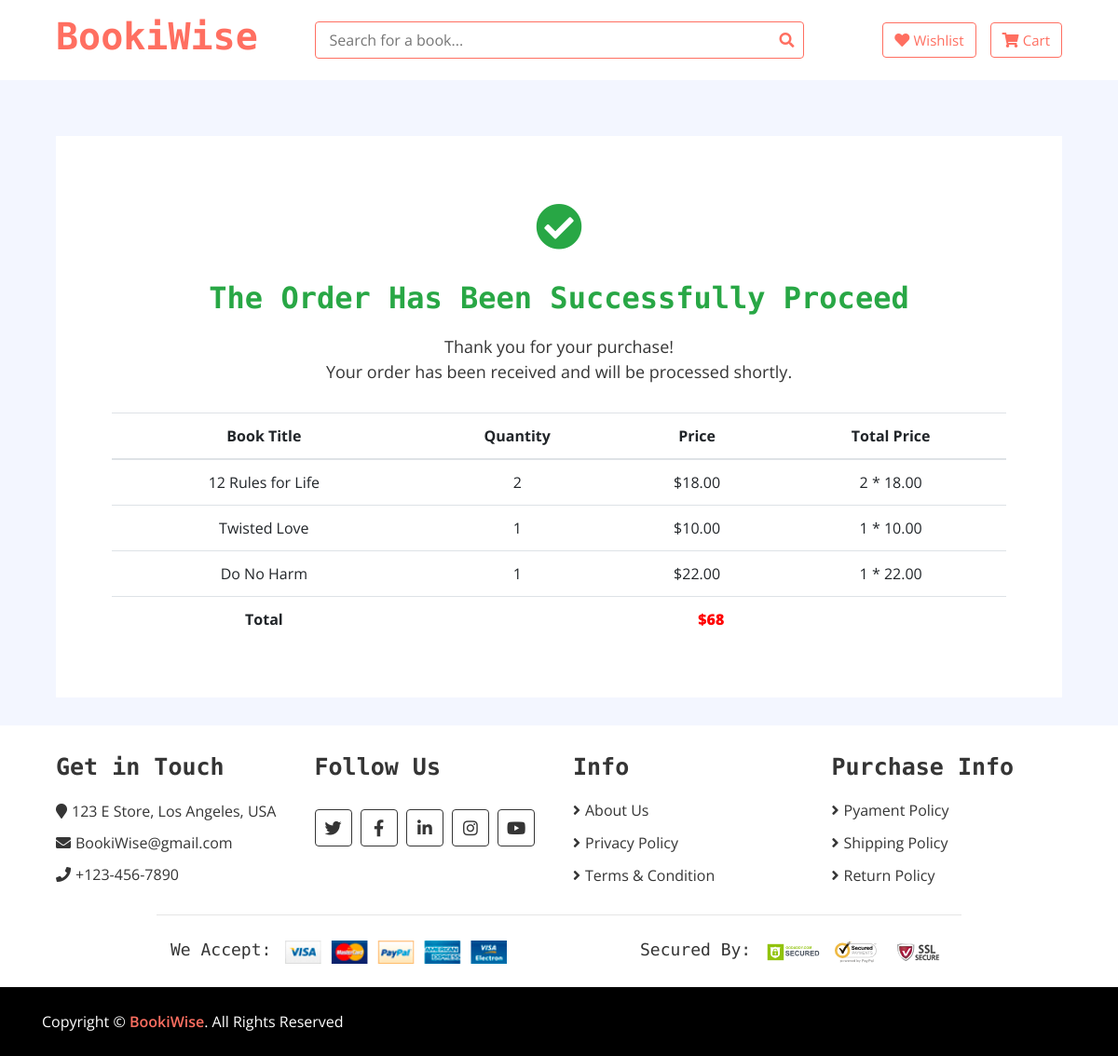
/order_success (signed in), run on the app's committed database.
### BookStore_app/models.py (models this page shows)
class OrderItem(models.Model):
    order = models.ForeignKey(Order, on_delete=models.CASCADE)
    book = models.ForeignKey(Book, on_delete=models.CASCADE)
    price = models.DecimalField(max_digits=10, decimal_places=2)
    quantity = models.PositiveIntegerField(default=1)

class Book(models.Model):
	author = models.ForeignKey(Author, on_delete = models.CASCADE) # one to many relationship
	category = models.ForeignKey(Category, on_delete=models.CASCADE, related_name='books') # one to many relationship
	title = models.CharField(max_length = 100)
	price = models.IntegerField()
	bookpage = models.FileField(upload_to = "files/bookpage/")
	created_at = models.DateTimeField(auto_now_add=True)
	updated_at = models.DateTimeField(auto_now=True)
	total_rating = models.IntegerField(default=0)
	description = models.TextField()

### BookStore_app/views.py (the view)
# urls.py: path('order_success', views.order_success),
def order_success(request):
    user = User.objects.get(id=request.session['id'])
    recent_order = Order.objects.filter(customer=user).latest('created_at')
    order_items = OrderItem.objects.filter(order=recent_order)
    total_price = 0
    for item in order_items:
        total_price += item.book.price * item.quantity
    context = {
    'order_items': order_items,
    'total_price': total_price
    }
    return render(request, 'order_success.html', context)

### templates/order_success.html (shortened to what this page needs)
{% load static %}
<!DOCTYPE html>
<html lang="en">
    <head>
        <link href="https://stackpath.bootstrapcdn.com/bootstrap/4.4.1/css/bootstrap.min.css" rel="stylesheet">
        <link href="https://cdnjs.cloudflare.com/ajax/libs/font-awesome/5.10.0/css/all.min.css" rel="stylesheet">
        <link href="lib/slick/slick.css" rel="stylesheet">
        <link href="lib/slick/slick-theme.css" rel="stylesheet">
        <link href="css/style.css" rel="stylesheet">
    </head>
    <body>
        <div class="bottom-bar">
            <div class="container-fluid">
                <div class="row align-items-center">
                    <div class="col-md-3">
                        <div class="logo">
                            <a href="/home">
                                <h1>BookiWise</h1>
                            </a>
                        </div>
                    </div>
                    <div class="col-md-6">
                        <div class="search">
                            <form method="get" action="/search">
                                <input type="text" name="q" placeholder="Search for a book...">
                                <button type="submit"><i class="fa fa-search"></i></button>
                            </form>
                        </div>
                    </div>
                    <div class="col-md-3">
                        <div class="user">
                            <a href="/wishlist" class="btn wishlist">
                                <i class="fa fa-heart"></i>
                                <span> Wishlist</span>
                            </a>
                            <a href="/cart" class="btn cart">
                                <i class="fa fa-shopping-cart"></i>
                                <span> Cart</span>
                            </a>
                        </div>
                    </div>
                </div>
            </div>
        </div>
        <div class="my-account">
            <div class="container-fluid">
                <div class="row">
                    <div class="col-md-12">
                        <div class="tab-content">
                            <div class="tab-pane fade show active" id="dashboard-tab" role="tabpanel" aria-labelledby="dashboard-nav">
                                <div class="success-container">
                                    <div class="success-icon">
                                        <i class="fas fa-check-circle"></i>
                                    </div>
                                    <h1 class="success-title">The Order Has Been Successfully Proceed</h1>
                                    <p class="success-message">Thank you for your purchase! <br> Your order has been received and will be processed shortly.</p>
                                    <table class="table">
                                        <thead>
                                            <tr>
                                                <th scope="col">Book Title</th>
                                                <th scope="col">Quantity</th>
                                                <th scope="col">Price</th>
                                                <th scope="col">Total Price</th>
                                            </tr>
                                            </thead>
                                            <tbody>
                                            {% for item in order_items %}
                                            <tr>
                                                <td>{{ item.book.title }}</td>
                                                <td>{{ item.quantity }}</td>
                                                <td>${{ item.price }}</td>
                                                <td>{{ item.quantity}} * {{item.price }}</td>
                                            </tr>
                                            {% endfor %}
                                            <tr>
                                                <th >Total</th>
                                                <td colspan="3" style="color: red;font-weight: 900;">${{ total_price }}</td>
                                            </tr>
                                            </tbody>
                                    </table>
                                </div>
                            </div>
                        </div>
                    </div>
                </div>
            </div>
        </div>
        <div class="footer">
            <div class="container-fluid">
                <div class="row">
                    <div class="col-lg-3 col-md-6">
                        <div class="footer-widget">
                            <h2>Get in Touch</h2>
                            <div class="contact-info">
                                <p><i class="fa fa-map-marker"></i>123 E Store, Los Angeles, USA</p>
                                <p><i class="fa fa-envelope"></i>BookiWise@gmail.com</p>
                                <p><i class="fa fa-phone"></i>+123-456-7890</p>
                            </div>
                        </div>
                    </div>
                    <div class="col-lg-3 col-md-6">
                        <div class="footer-widget">
                            <h2>Follow Us</h2>
                            <div class="contact-info">
                                <div class="social">
                                    <a href=""><i class="fab fa-twitter"></i></a>
                                    <a href=""><i class="fab fa-facebook-f"></i></a>
                                    <a href=""><i class="fab fa-linkedin-in"></i></a>
                                    <a href=""><i class="fab fa-instagram"></i></a>
                                    <a href=""><i class="fab fa-youtube"></i></a>
                                </div>
                            </div>
                        </div>
                    </div>
                    <div class="col-lg-3 col-md-6">
                        <div class="footer-widget">
                            <h2>Info</h2>
                            <ul>
                                <li><a href="#">About Us</a></li>
                                <li><a href="#">Privacy Policy</a></li>
                                <li><a href="#">Terms & Condition</a></li>
                            </ul>
                        </div>
                    </div>
                    <div class="col-lg-3 col-md-6">
                        <div class="footer-widget">
                            <h2>Purchase Info</h2>
                            <ul>
                                <li><a href="#">Pyament Policy</a></li>
                                <li><a href="#">Shipping Policy</a></li>
                                <li><a href="#">Return Policy</a></li>
                            </ul>
                        </div>
                    </div>
                </div>
                <div class="row payment align-items-center">
                    <div class="col-md-6">
                        <div class="payment-method">
                            <h2>We Accept:</h2>
                            <img src="{% static 'img/payment-method.png' %}" alt="Payment Method" />
                        </div>
                    </div>
                    <div class="col-md-6">
                        <div class="payment-security">
                            <h2>Secured By:</h2>
                            <img src="{% static 'img/godaddy.svg' %}" alt="Payment Security" />
                            <img src="{% static 'img/norton.svg' %}" alt="Payment Security" />
                            <img src="{% static 'img/ssl.svg' %}" alt="Payment Security" />
                        </div>
                    </div>
                </div>
            </div>
        </div>
        <div class="footer-bottom">
            <div class="container">
                <div class="row">
                    <div class="col-md-6 copyright">
                        <p>Copyright &copy; <a href="#">BookiWise</a>. All Rights Reserved</p>
                    </div>
                </div>
            </div>
        </div>
    </body>
</html>

### static/css/style.css (style rules this page uses)
body { color: #353535; font-family: 'Open Sans', sans-serif; font-weight: 400; background: #f3f6ff; }
a { color: #FF6F61; }
h1 { font-family: 'Source Code Pro', monospace; font-weight: 900; }
h2 { font-family: 'Source Code Pro', monospace; font-weight: 700; }
@media (min-width: 992px) { .container-fluid { padding-right: 60px; padding-left: 60px; } }
.btn { color: #FF6F61; background: #ffffff; border: 1px solid #FF6F61; }
.bottom-bar { padding: 15px 0; background: #ffffff; margin-bottom: 30px; }
.bottom-bar .logo { text-align: left; overflow: hidden; }
.bottom-bar .search { width: 100%; }
.bottom-bar .search input[type=text] { width: 100%; height: 40px; padding: 0 15px; color: #666666; border: 1px solid #FF6F61; border-radius: 4px; }
.bottom-bar .search button { position: absolute; width: 40px; height: 38px; top: 1px; right: 16px; padding: 0 15px; border: none; background: none; color: #FF6F61; border-radius: 0 2px 2px 0; }
.bottom-bar .user { font-size: 0; text-align: right; }
.bottom-bar .user .wishlist { margin-right: 15px; }
.bottom-bar .user .cart i, .bottom-bar .user .wishlist i { color: #FF6F61; }
.bottom-bar .user .cart span, .bottom-bar .user .wishlist span { color: #FF6F61; font-size: 15px; }
@media (min-width: 768px) { .bottom-bar { max-height: 90px; } }
.my-account { position: relative; padding: 30px 0; }
.my-account .tab-content { padding: 30px; background: #ffffff; }
.my-account .tab-content .table { width: 100%; text-align: center; margin-bottom: 0; }
.my-account .tab-content .table td { vertical-align: middle; }
.footer { position: relative; padding: 30px 0 0 0; background: #ffffff; }
.footer .footer-widget { position: relative; width: 100%; margin-bottom: 30px; }
.footer .footer-widget h2 { font-size: 25px; white-space: nowrap; margin-bottom: 20px; }
.footer .footer-widget ul { margin: 0; padding: 0; list-style: none; }
.footer .footer-widget ul li { margin-bottom: 12px; }
.footer .footer-widget ul li:last-child { margin-bottom: 0; }
.footer .footer-widget ul li a { color: #353535; white-space: nowrap; display: block; line-height: 23px; transition: all .3s; }
.footer .footer-widget ul li a::before { content: '\f105'; font-family: 'Font Awesome 5 Free'; font-weight: 900; padding-right: 5px; }
.footer .contact-info p { margin-bottom: 10px; font-size: 16px; }
.footer .contact-info p i { margin-right: 5px; }
.footer .social { position: relative; width: 100%; }
.footer .social a { display: inline-block; margin: 10px 5px 0 0; width: 40px; height: 40px; padding: 6px 0; text-align: center; font-size: 18px; color: #353535; border: 1px solid #353535; border-radius: 4px; transition: all .3s; }
.footer .payment { padding-top: 25px; padding-bottom: 25px; border-top: 1px solid rgba(0,0,0,.1); }
@media (min-width: 992px) { .footer .payment { max-width: 80%; margin: 0 auto; } }
.footer .payment-method, .footer .payment-security { overflow: hidden; }
.footer .payment-method { text-align: left; }
.footer .payment-security { text-align: right; }
.footer .payment-method h2, .footer .payment-security h2 { display: inline-block; margin: 0 10px 0 0; font-size: 18px; font-weight: 400; line-height: 22px; }
.footer .payment-method img, .footer .payment-security img { height: 25px; }
.footer-bottom { position: relative; padding: 25px 0; background: #000000; }
.footer-bottom .copyright { text-align: left; }
.footer-bottom .copyright p, .footer-bottom .template-by p { color: #ffffff; font-weight: 400; margin: 0; }
.footer-bottom .copyright p a, .footer-bottom .template-by p a { font-weight: 600; }

### data on the page
OrderItem: book "12 Rules for Life", quantity "2", price "18.00"
OrderItem: book "Twisted Love", quantity "1", price "10.00"
OrderItem: book "Do No Harm", quantity "1", price "22.00"

### other printed values
{{ total_price }} "68"
